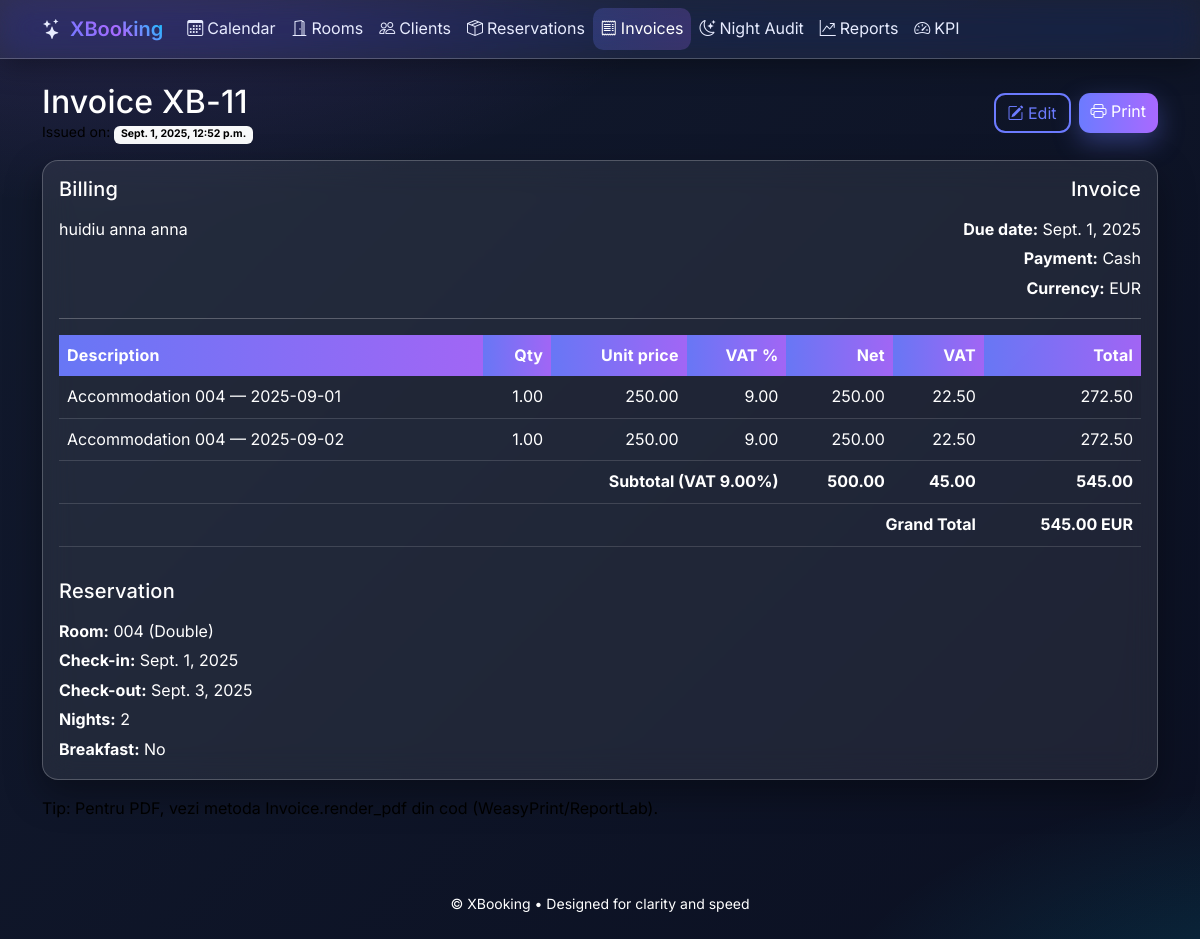
The app's page /invoices/32/ with its own data.
### hotellapp/models.py (models this page shows, shortened)
class Invoice(models.Model):
    class PaymentMethod(models.TextChoices):
        CASH = "cash", "Cash"
        CARD = "card", "Card"
        TRANSFER = "transfer", "Bank Transfer"
    reservation = models.OneToOneField(Reservation, on_delete=models.CASCADE, related_name="invoice")
    client = models.ForeignKey(Client, on_delete=models.PROTECT, related_name="invoices")
    series = models.CharField(max_length=10, default="XB")
    number = models.PositiveIntegerField(blank=True, null=True)
    issue_date = models.DateTimeField(auto_now_add=True)
    due_date = models.DateField(blank=True, null=True)
    payment_method = models.CharField(max_length=20, choices=PaymentMethod.choices, default=PaymentMethod.CASH)
    billing_name = models.CharField(max_length=255, blank=True, null=True)
    billing_tax_id = models.CharField(max_length=50, blank=True, null=True)
    billing_address = models.CharField(max_length=255, blank=True, null=True)
    locked = models.BooleanField(default=False)
    total = models.DecimalField(max_digits=10, decimal_places=2, default=Decimal("0.00"))
    currency = models.CharField(max_length=3, default="EUR")
    notes = models.TextField(blank=True, null=True)
    class Meta:
        ordering = ["-issue_date"]
        constraints = [
            models.UniqueConstraint(fields=["series", "number"], name="uniq_invoice_series_number"),
        ]
    def get_vat_summary(self) -> list[dict]:
        summary: dict[Decimal, dict] = {}
        for line in self.lines.all():
            r = line.vat_rate
            if r not in summary:
                summary[r] = {"vat_rate": r, "base": Decimal("0.00"), "vat": Decimal("0.00"), "total": Decimal("0.00")}
            summary[r]["base"] += line.total_excl_vat
            summary[r]["vat"] += line.vat_amount
            summary[r]["total"] += line.total
        for v in summary.values():
            v["base"] = v["base"].quantize(Decimal("0.01"))
            v["vat"] = v["vat"].quantize(Decimal("0.01"))
            v["total"] = v["total"].quantize(Decimal("0.01"))
        return sorted(summary.values(), key=lambda x: x["vat_rate"])

class Client(models.Model):
    class BillingType(models.TextChoices):
        INDIVIDUAL = "individual", "Individual"
        COMPANY = "company", "Company"
    first_name = models.CharField(max_length=100)
    last_name = models.CharField(max_length=100)
    email = models.EmailField(blank=True, null=True)
    phone = models.CharField(max_length=30, blank=True, null=True)
    billing_type = models.CharField(max_length=20, choices=BillingType.choices, default=BillingType.INDIVIDUAL)
    company_name = models.CharField(max_length=255, blank=True, null=True)
    company_tax_id = models.CharField("Tax ID (CUI/CIF)", max_length=50, blank=True, null=True)
    company_vat_payer = models.BooleanField(default=False)
    address = models.CharField(max_length=255, blank=True, null=True)
    city = models.CharField(max_length=100, blank=True, null=True)
    country = models.CharField(max_length=100, blank=True, null=True)
    date_of_birth = models.DateField(blank=True, null=True)
    document_id = models.CharField("ID/Passport", max_length=50, blank=True, null=True)
    notes = models.TextField(blank=True, null=True)

class InvoiceLine(models.Model):
    invoice = models.ForeignKey(Invoice, on_delete=models.CASCADE, related_name="lines")
    description = models.CharField(max_length=200)
    quantity = models.DecimalField(max_digits=8, decimal_places=2, default=Decimal("1.00"))
    unit_price = models.DecimalField(max_digits=10, decimal_places=2, default=Decimal("0.00"))
    vat_rate = models.DecimalField(max_digits=4, decimal_places=2, default=Decimal("0.00"))  # e.g., 19.00, 9.00
    total_excl_vat = models.DecimalField(max_digits=12, decimal_places=2, default=Decimal("0.00"))
    vat_amount = models.DecimalField(max_digits=12, decimal_places=2, default=Decimal("0.00"))
    total = models.DecimalField(max_digits=12, decimal_places=2, default=Decimal("0.00"))
    class Meta:
        ordering = ["id"]

class Reservation(models.Model):
    class Status(models.TextChoices):
        BOOKED = "booked", "Booked"
        CHECKED_IN = "checked_in", "Checked-in"
        CHECKED_OUT = "checked_out", "Checked-out"
        CANCELED = "canceled", "Canceled"
    client = models.ForeignKey(Client, on_delete=models.CASCADE, related_name="reservations")
    room = models.ForeignKey(Room, on_delete=models.PROTECT, related_name="reservations")
    check_in = models.DateField()
    check_out = models.DateField()
    status = models.CharField(max_length=20, choices=Status.choices, default=Status.BOOKED)
    breakfast_included = models.BooleanField(default=False)
    breakfast_price = models.DecimalField(max_digits=8, decimal_places=2, default=Decimal("0.00"))
    created_at = models.DateTimeField(auto_now_add=True)
    updated_at = models.DateTimeField(auto_now=True)
    class Meta:
        constraints = [
            models.CheckConstraint(name="check_in_before_check_out", check=Q(check_in__lt=F("check_out"))),
        ]
        ordering = ["-created_at"]
    @property
    def nights(self) -> int:
        return max(0, (self.check_out - self.check_in).days)

class Room(models.Model):
    class Type(models.TextChoices):
        SINGLE = "single", "Single"
        DOUBLE = "double", "Double"
        TWIN = "twin", "Twin"
        SUITE = "suite", "Suite"
        APARTMENT = "apartment", "Serviced Apartment"
        JUNIOR_SUITE = "junior_suite", "Junior Suite"
    class Status(models.TextChoices):
        AVAILABLE = "available", "Available"
        OCCUPIED = "occupied", "Occupied"
        CLEANING = "cleaning", "Cleaning"
    number = models.CharField(max_length=10, unique=True)
    type = models.CharField(max_length=20, choices=Type.choices, default=Type.DOUBLE)
    price_per_night = models.DecimalField(max_digits=8, decimal_places=2, default=Decimal("0.00"))
    status = models.CharField(max_length=15, choices=Status.choices, default=Status.AVAILABLE)

### hotellapp/views.py (the view)
# urls.py: path("invoices/<int:pk>/", InvoiceDetailView.as_view(), name="invoice_detail"),
class InvoiceDetailView(DetailView):
    model = Invoice
    template_name = "hotellapp/invoice_detail.html"
    context_object_name = "invoice"

### templates/hotellapp/invoice_detail.html (shortened to what this page needs)
{% extends "hotellapp/base.html" %}
{% block content %}
<section class="d-flex justify-content-between align-items-center">
  <div>
    <h2 class="mb-0">Invoice {{ invoice.series }}-{{ invoice.number|default:invoice.id }}</h2>
    <div class="text-muted small">Issued on: <span class="badge text-bg-light">{{ invoice.issue_date }}</span></div>
  </div>
  <div class="d-flex gap-2">
    <a href="{% url 'invoice_edit' invoice.pk %}" class="btn btn-outline-primary"><i class="bi bi-pencil-square"></i> Edit</a>
    <a href="{% url 'invoice_print' invoice.pk %}" class="btn btn-primary"><i class="bi bi-printer"></i> Print</a>
  </div>
</section>
<div class="card mt-3">
  <div class="card-body">
    <div class="row">
      <div class="col-md-6">
        <h5>Billing</h5>
        <p class="mb-1">{{ invoice.billing_name|default:invoice.client.first_name|add:" "|add:invoice.client.last_name }}</p>
      </div>
      <div class="col-md-6 text-md-end">
        <h5>Invoice</h5>
        <p class="mb-1"><strong>Due date:</strong> {{ invoice.due_date }}</p>
        <p class="mb-1"><strong>Payment:</strong> {{ invoice.get_payment_method_display }}</p>
        <p class="mb-0"><strong>Currency:</strong> {{ invoice.currency }}</p>
      </div>
    </div>
    <hr />
    <div class="table-responsive">
      <table class="table table-striped align-middle table-modern">
        <thead>
          <tr>
            <th>Description</th>
            <th class="text-end">Qty</th>
            <th class="text-end">Unit price</th>
            <th class="text-end">VAT %</th>
            <th class="text-end">Net</th>
            <th class="text-end">VAT</th>
            <th class="text-end">Total</th>
          </tr>
        </thead>
        <tbody>
          {% for line in invoice.lines.all %}
          <tr>
            <td>{{ line.description }}</td>
            <td class="text-end">{{ line.quantity }}</td>
            <td class="text-end">{{ line.unit_price }}</td>
            <td class="text-end">{{ line.vat_rate }}</td>
            <td class="text-end">{{ line.total_excl_vat }}</td>
            <td class="text-end">{{ line.vat_amount }}</td>
            <td class="text-end">{{ line.total }}</td>
          </tr>
          {% empty %}
          <tr><td colspan="7" class="text-center text-muted">No items.</td></tr>
          {% endfor %}
        </tbody>
        <tfoot>
          {% for row in invoice.get_vat_summary %}
          <tr>
            <th colspan="4" class="text-end">Subtotal (VAT {{ row.vat_rate }}%)</th>
            <th class="text-end">{{ row.base }}</th>
            <th class="text-end">{{ row.vat }}</th>
            <th class="text-end">{{ row.total }}</th>
          </tr>
          {% endfor %}
          <tr class="table-light">
            <th colspan="6" class="text-end">Grand Total</th>
            <th class="text-end">{{ invoice.total }} {{ invoice.currency }}</th>
          </tr>
        </tfoot>
      </table>
    </div>
    <div class="mt-3">
      <h5>Reservation</h5>
      <p class="mb-1"><strong>Room:</strong> {{ invoice.reservation.room.number }} ({{ invoice.reservation.room.get_type_display }})</p>
      <p class="mb-1"><strong>Check-in:</strong> {{ invoice.reservation.check_in }}</p>
      <p class="mb-1"><strong>Check-out:</strong> {{ invoice.reservation.check_out }}</p>
      <p class="mb-1"><strong>Nights:</strong> {{ invoice.reservation.nights }}</p>
      <p class="mb-0"><strong>Breakfast:</strong>
        {% if invoice.reservation.breakfast_included %}Included ({{ invoice.reservation.breakfast_price }} per night){% else %}No{% endif %}
      </p>
    </div>
  </div>
</div>
<p class="text-muted mt-3">Tip: Pentru PDF, vezi metoda Invoice.render_pdf din cod (WeasyPrint/ReportLab).</p>
{% endblock %}

### static/css/app.css (style rules this page uses)
:root { --brand-primary: #5b6cff; --brand-secondary: #9b5de5; --brand-accent: #00d4ff; --brand-success: #22c55e; --brand-danger: #ef4444; --brand-warning: #f59e0b; --bg-900: #0f172a; --bg-800: #1e293b; --text-100: #ffffff; --text-300: #1e50af; --text-muted: #000000; --status-booked: var(--brand-primary); --status-checked-in: #16a34a; --status-checked-out: #7c3aed; --status-canceled: #dc2626; --room-available: #14b8a6; --room-occupied: #f97316; --room-cleaning: #facc15; --surface: rgba(255,255,255,0.06); --surface-strong: rgba(255,255,255,0.10); --border: rgba(255,255,255,0.15); --space-1: .25rem; --space-2: .5rem; --space-3: .75rem; --space-4: 1rem; --space-6: 1.5rem; --space-8: 2rem; }
html, body { height: 100%; }
body { font-family: "Inter", system-ui, -apple-system, "Segoe UI", Roboto, "Helvetica Neue", Arial, "Noto Sans", sans-serif; line-height: 1.6; background: radial-gradient(1200px 600px at 0% 0%, rgba(155,93,229,0.14), transparent 50%), radial-gradient(1200px 600px at 100% 100%, rgba(0,212,255,0.14), transparent 50%), linear-gradient(135deg, var(--bg-800), var(--bg-900)); color: var(--text-100); }
p, li, dt, dd, label, td, th, small, span, .form-label { color: var(--text-100); }
h1, h2, h3, h4, h5 { letter-spacing: .2px; margin-bottom: var(--space-4); color: var(--text-100); }
.text-muted { color: var(--text-muted) !important; }
.card { border: 1px solid var(--border); border-radius: 1rem; background: var(--surface); backdrop-filter: blur(16px); box-shadow: 0 12px 32px rgba(0, 0, 0, 0.25); transition: transform .2s ease, box-shadow .2s ease; color: var(--text-100); }
.btn { border-radius: .7rem; }
.btn-primary { background: linear-gradient(90deg, var(--brand-primary), var(--brand-secondary)); border: 0; box-shadow: 0 8px 20px rgba(91,108,255,0.25); transition: all .25s ease; color: #fff; }
.btn-outline-primary { border: 2px solid var(--brand-primary); color: var(--brand-primary); background: transparent; transition: all .25s ease; }
.table, .table tbody, .table tr, .table td, .table th { color: var(--text-100) !important; background-color: transparent; }
.table thead th { background: linear-gradient(90deg, rgba(91,108,255,.9), rgba(155,93,229,.9)); color: #fff !important; border: 0; }
.table-modern tbody tr { transition: background .2s ease; }
.table-striped > tbody > tr:nth-of-type(odd) { background-color: rgba(255,255,255,0.04); }
.table-striped > tbody > tr:nth-of-type(even) { background-color: rgba(255,255,255,0.02); }
.table > :not(caption) > * > * { border-color: rgba(255,255,255,0.15); }
.table-light, .table-light > * > tr > th, .table-light > * > tr > td { background-color: rgba(255,255,255,0.08) !important; color: var(--text-100) !important; border-color: rgba(255,255,255,0.15) !important; }

### static/css/theme_modern.css (style rules this page uses)
:root { --aurora-1: #6c7bff; --aurora-2: #a969ff; --aurora-3: #00d0ff; --aurora-ink: #e8ecff; --aurora-ink-soft: rgba(232, 236, 255, 0.7); --surface-0: rgba(255,255,255,0.08); --surface-1: rgba(255,255,255,0.12); --border-strong: rgba(255,255,255,0.22); }
body { background: radial-gradient(1200px 600px at 10% -10%, rgba(169,105,255,0.18), transparent 50%), radial-gradient(1000px 500px at 110% 110%, rgba(0,208,255,0.18), transparent 50%), linear-gradient(135deg, #121a2e, #0b1022) !important; color: var(--aurora-ink); }
.card { background: var(--surface-0) !important; border: 1px solid var(--border-strong) !important; border-radius: 1rem !important; box-shadow: 0 14px 36px rgba(0,0,0,.35) !important; transition: transform .18s ease, box-shadow .18s ease !important; }
.btn { border-radius: .7rem !important; }
.btn-primary { background: linear-gradient(90deg, var(--aurora-1), var(--aurora-2)) !important; border: 0 !important; color: #fff !important; box-shadow: 0 10px 26px rgba(108,123,255,.35) !important; }
.btn-outline-primary { border: 2px solid var(--aurora-1) !important; color: var(--aurora-1) !important; background: transparent !important; }
.table, .table tbody, .table tr, .table td, .table th { color: #fff !important; background-color: transparent !important; border-color: rgba(255,255,255,0.14) !important; }
.table thead th { background: linear-gradient(90deg, rgba(108,123,255,.95), rgba(169,105,255,.95)) !important; border: 0 !important; color: #fff !important; text-transform: none; letter-spacing: .2px; }
.table-modern tbody td { vertical-align: middle; }

### records on screen
Invoice: series "XB", number "11", issue_date "Sept. 1, 2025, 12:52 p.m.", billing_name|add "huidiu anna anna", due_date "Sept. 1, 2025", payment_method "Cash", currency "EUR", total "545.00", reservation.room.number "004", reservation.room.type "Double", reservation.check_in "Sept. 1, 2025", reservation.check_out "Sept. 3, 2025", reservation.nights "2"
InvoiceLine: description "Accommodation 004 — 2025-09-01", quantity "1.00", unit_price "250.00", vat_rate "9.00", total_excl_vat "250.00", vat_amount "22.50", total "272.50", vat_rate "9.00"
InvoiceLine: description "Accommodation 004 — 2025-09-02", quantity "1.00", unit_price "250.00", vat_rate "9.00", total_excl_vat "250.00", vat_amount "22.50", total "272.50"

### other values on screen
{{ row.base }} "500.00"
{{ row.vat }} "45.00"
{{ row.total }} "545.00"
